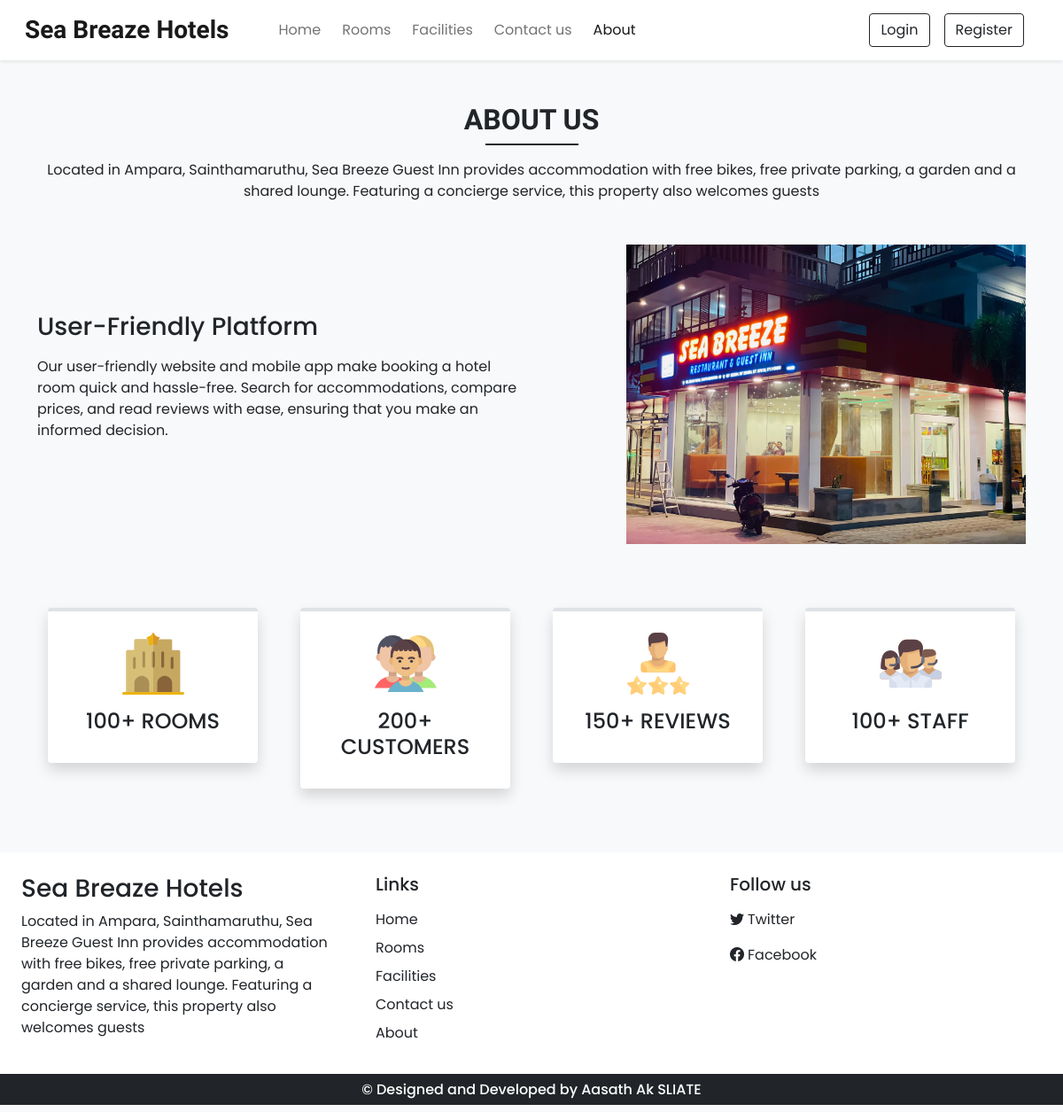
The page /about.php on the database as committed earlier.
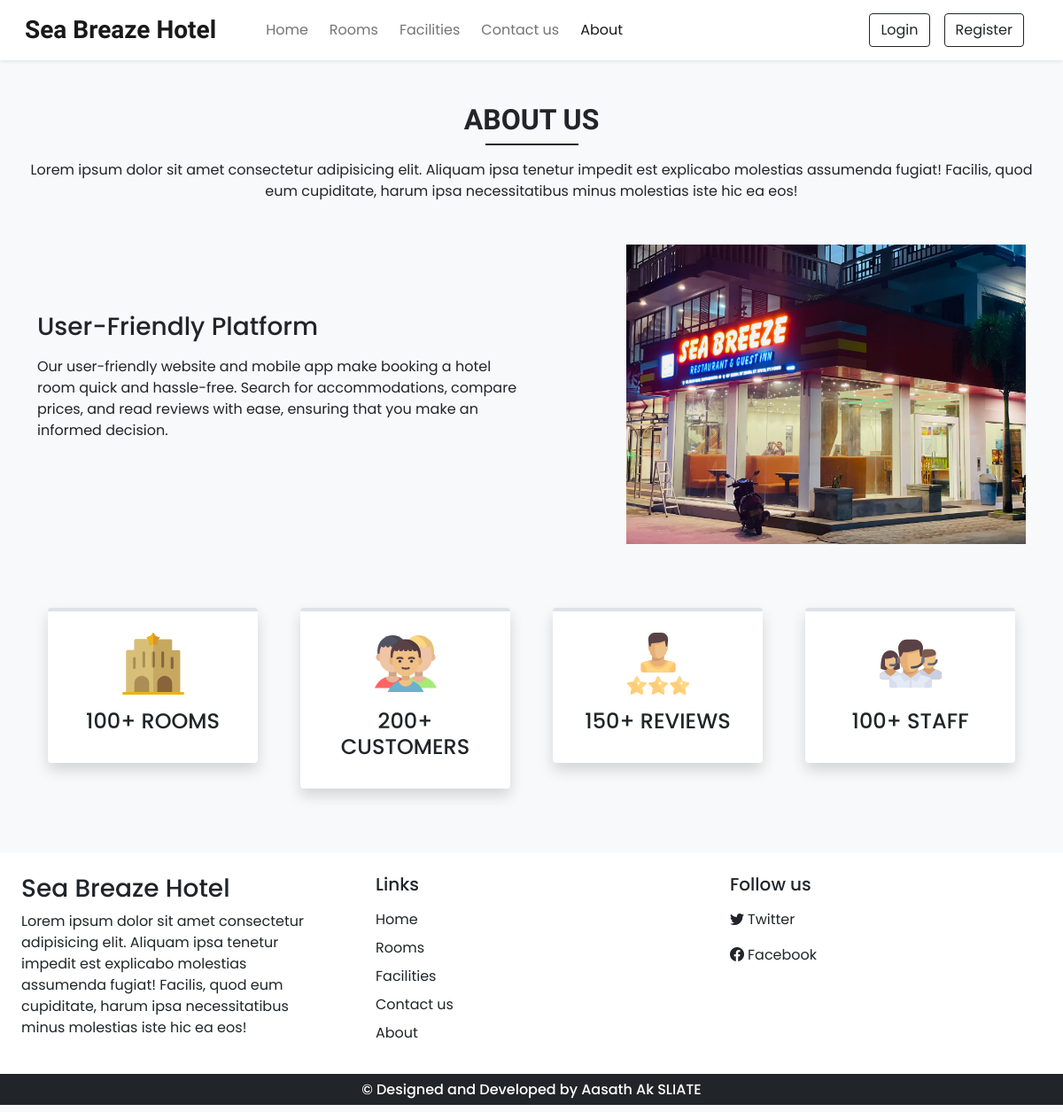
The same page on the database as committed later.
### tables this page shows
CREATE TABLE `settings` (
  `sr_no` int(11) NOT NULL,
  `site_title` varchar(50) NOT NULL,
  `site_about` varchar(250) NOT NULL,
  `shutdown` tinyint(1) NOT NULL
);

### admin/inc/db_config.php (called while the page is built, shortened)
<?php
    function select($sql,$values,$datatypes){
        $con= $GLOBALS['con'];
        if($stmt = mysqli_prepare($con,$sql)){
            mysqli_stmt_bind_param($stmt,$datatypes,...$values);
            if(mysqli_stmt_execute($stmt)){
                $res =mysqli_stmt_get_result($stmt);
                return $res;
            }
            else{
                mysqli_stmt_close($stmt);
                die("Query cannot be Executed -select ");
            }
        }
        else{
            die("Query cannot be Prepared -select ");
        }
    }
?>

### about.php (the view, shortened to what this page needs)
<!DOCTYPE html>
<html lang="en">
<head>
    <?php require('inc/links.php'); ?>
    <link rel="stylesheet" href="https://cdn.jsdelivr.net/npm/swiper@10/swiper-bundle.min.css" />
</head>
<body class="bg-light">
    <?php
    require 'inc/header.php';
    ?>
    <div class="my-5 px-4">
        <h2 class="fw-bold h-font text-center">ABOUT US</h2>
        <div class="h-line bg-dark"></div>
            <p class="text-center mt-3">
            <?php echo $setting_r['site_about'] ?>
            </p>
        </div>
    <div class="container">
        <div class="row justify-content-between align-items-center">
            <div class="col-lg-6 col-md-5 mb-5  order-lg-1 order-md-1 order-2">
                <h3 class="mb-3">User-Friendly Platform</h3>
                    <p>Our user-friendly website and mobile app make booking a hotel room quick and hassle-free. Search for accommodations, compare prices, and read reviews with ease, ensuring that you make an informed decision.
                    </p>
            </div>
            <div class="col-lg-5 col-md-5 mb-4  order-lg-2 order-md-2 order-1">
                <img src="images/about/1.jpg" class="w-100">
            </div>
        </div>
    </div>
    <div class="container mt-5">
        <div class="row">
            <div class="col-lg-3 col-md-6 mb-4 px-4">
                <div class="bg-white rounded shadow p-4 border-top border-4 text-center box">
                    <img src="images/about/hotel.svg" width="70px">
                    <h4 class="mt-3">100+ ROOMS</h4>
                </div>
            </div>
            <div class="col-lg-3 col-md-6 mb-4 px-4">
                <div class="bg-white rounded shadow p-4 border-top border-4 text-center box">
                    <img src="images/about/customers.svg" width="70px">
                    <h4 class="mt-3">200+ CUSTOMERS</h4>
                </div>
            </div>
            <div class="col-lg-3 col-md-6 mb-4 px-4">
                <div class="bg-white rounded shadow p-4 border-top border-4 text-center box">
                    <img src="images/about/rating.svg" width="70px">
                    <h4 class="mt-3">150+ REVIEWS</h4>
                </div>
            </div>
            <div class="col-lg-3 col-md-6 mb-4 px-4">
                <div class="bg-white rounded shadow p-4 border-top border-4 text-center box">
                    <img src="images/about/staff.svg" width="70px">
                    <h4 class="mt-3">100+ STAFF
                    </h4>
                </div>
            </div>
        </div>
    </div>
    <?php
    require('inc/footer.php');
    ?>
</body>
</html>

### inc/links.php (shortened to what this page needs)
<link href="https://cdn.jsdelivr.net/npm/bootstrap@5.0.2/dist/css/bootstrap.min.css" rel="stylesheet">
<link rel="stylesheet" href="css/common.css">
<link rel="stylesheet" href="https://cdn.jsdelivr.net/npm/bootstrap-icons@1.10.5/font/bootstrap-icons.css">
<?php
require('admin/inc/db_config.php');
$contact_q = "SELECT * FROM `contact_details` WHERE `sr_no`=?";
$setting_q = "SELECT * FROM `settings` WHERE `sr_no`=?";
$values = [1];
$contact_r = mysqli_fetch_assoc(select($contact_q,$values,'i'));
$setting_r = mysqli_fetch_assoc(select($setting_q,$values,'i'));
?>

### inc/header.php (shortened to what this page needs)
<nav id="nav-bar" class="navbar navbar-expand-lg navbar-light bg-white px-lg-3 py-lg-2 shadow-sm sticky-top ">
    <div class="container-fluid">
        <a class="navbar-brand me-5 fw-bold fs-3 h-font" href="index.php"><?php echo $setting_r['site_title'] ?></a>
        <div class="collapse navbar-collapse" id="navbarSupportedContent">
            <ul class="navbar-nav me-auto mb-2 mb-lg-0">
                <li class="nav-item">
                    <a class="nav-link me-2" href="index.php">Home</a>
                </li>
                <li class="nav-item">
                    <a class="nav-link me-2" href="room.php">Rooms</a>
                </li>
                <li class="nav-item">
                    <a class="nav-link me-2" href="facilities.php">Facilities</a>
                </li>
                <li class="nav-item">
                    <a class="nav-link me-2" href="contact.php">Contact us</a>
                </li>
                <li class="nav-item">
                    <a class="nav-link me-2" href="about.php">About</a>
                </li>
            </ul>
            <?php
                if(isset($_SESSION['login']) && $_SESSION['login']==true){
                    $path = USERS_IMG_PATH;
                    echo<<<data
                            <div class="btn-group">
                            <button type="button" class="btn btn-outline-dark shadow-none   dropdown-toggle" data-bs-toggle="dropdown" data-bs-display="static" aria-expanded="false">
                            <img src="$path$_SESSION[uPic]" style="width:30px; height:30px" class="me-1 rounded-circle">
                            $_SESSION[uName]
                            </button>
                            <ul class="dropdown-menu dropdown-menu-lg-end">
                            <li><a class="dropdown-item" href="profile.php">Profile</a></li>
                            <li><a class="dropdown-item" href="bookings.php">My Bookings</a></li>
                            <li><a class="dropdown-item" href="logout.php">Log out</a></li>
                           </ul>
                        </div>
                    data;
                }
                else{
                    echo<<<data
                            <div class="d-flex">
                            <button type="button" class="btn btn-outline-dark shadow-none me-lg-3 me-3" data-bs-toggle="modal" data-bs-target="#loginModal">
                                Login
                            </button>
                            <button type="button" class="btn btn-outline-dark shadow-none me-lg-3 me-3" data-bs-toggle="modal" data-bs-target="#registerModal">
                                Register
                            </button>
                        </div>
                    data;
                }
            ?>
        </div>
    </div>
</nav>

### inc/footer.php (shortened to what this page needs)
<div class="container-fluid bg-white mt-5">
    <div class="row">
        <div class="col-lg-4 p-4">
            <h3><?php echo $setting_r['site_title'] ?></h3>
            <p>
                <?php echo $setting_r['site_about'] ?>
            </p>
        </div>
        <div class="col-lg-4 p-4">
            <h5 class="mb-3">Links</h5>
            <a href="index.php" class="d-inline-block mb-2 text-dark text-decoration-none ">Home</a><br>
            <a href="room.php" class="d-inline-block mb-2 text-dark text-decoration-none ">Rooms</a><br>
            <a href="facilities.php" class="d-inline-block mb-2 text-dark text-decoration-none ">Facilities</a><br>
            <a href="contact.php" class="d-inline-block mb-2 text-dark text-decoration-none ">Contact us</a><br>
            <a href="about.php" class="d-inline-block mb-2 text-dark text-decoration-none ">About</a>
        </div>
        <div class="col-lg-4 p-4">
            <h5 class="mb-3">Follow us</h5>
            <a href="<?php echo $contact_r['tw']; ?>" class="d-inline-block mb-3  text-dark text-decoration-none mb-2">
                <i class="bi bi-twitter me-1"></i>Twitter</a>
            <br>
            <a href="<?php echo $contact_r['fb']; ?>" class="d-inline-block mb-3  text-dark text-decoration-none ">
                <i class="bi bi-facebook me-1"></i>Facebook</a>
            <br>
        </div>
    </div>
</div>
<h6 class="text-center bg-dark p-2 text-white">&copy Designed and Developed by Aasath Ak SLIATE </h6>

### css/common.css (style rules this page uses)
:root { --teal:#2ec1ac; --teal_hover:#279e8c; }
* { font-family: 'Poppins', sans-serif; }
.h-font { font-family: 'Merienda', cursive; }
.h-line { width: 105px; margin: 0 auto; height: 1.7px; }

Rows that differ between the two databases and show on the page:
changed settings: site_title "Sea Breaze Hotels" → "Sea Breaze Hotel"; site_about "Located in Ampara, Sainthamaruthu, Sea Breeze Guest Inn provides accommodation with free bikes, free private parking, a garden and a shared lounge. Featuring a concierge service, this property also welcomes guests" → "Lorem ipsum dolor sit amet consectetur adipisicing elit. Aliquam ipsa tenetur impedit est explicabo molestias assumenda fugiat! Facilis, quod eum cupiditate, harum ipsa necessitatibus minus molestias iste hic ea eos!"
